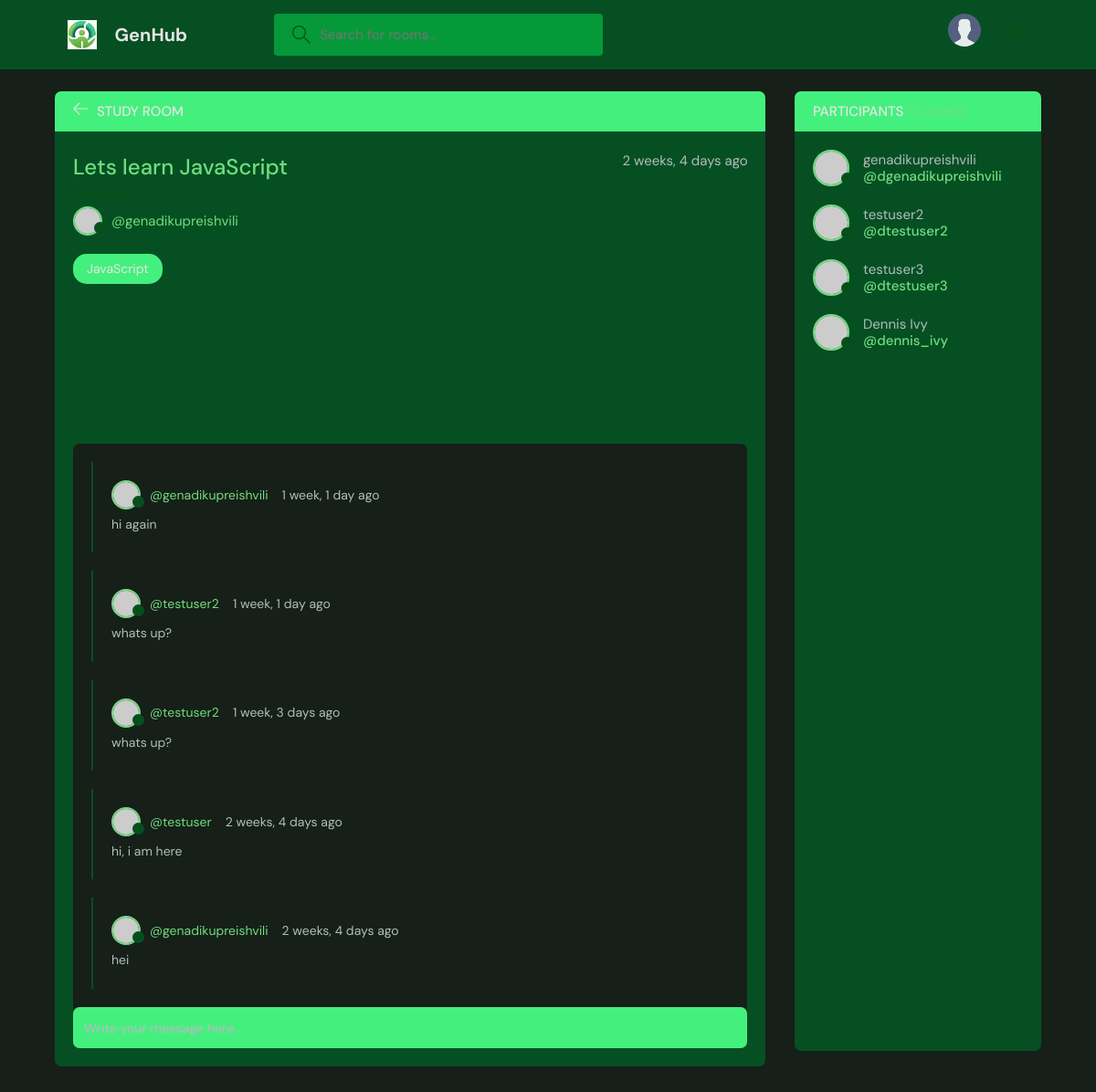
The page /room/1/ on the database as committed earlier.
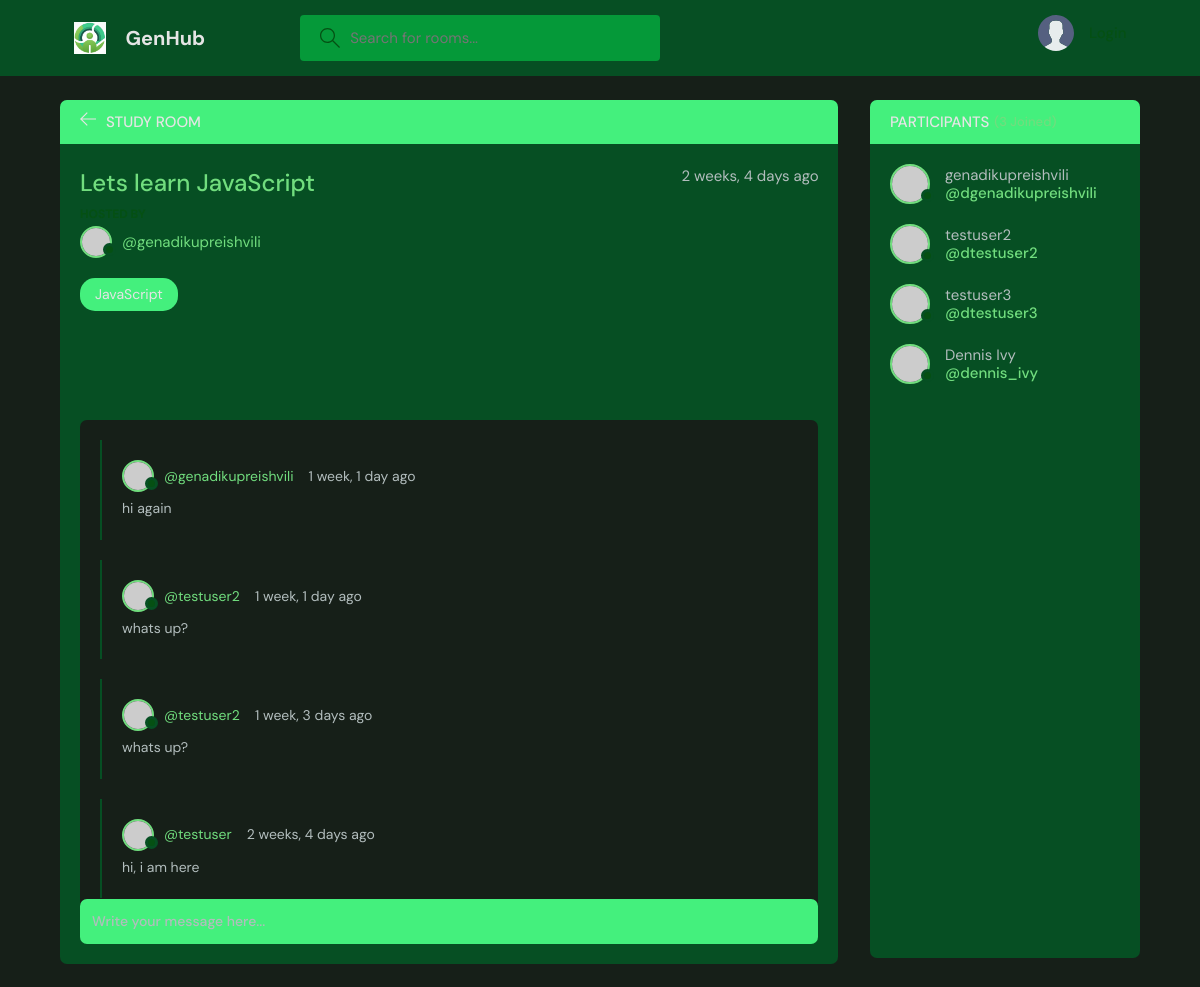
The same page on the database as committed later.
### base/models.py (models this page shows, shortened)
class Message(models.Model):
    user = models.ForeignKey(User, on_delete = models.CASCADE )
    room = models.ForeignKey(Room, on_delete = models.CASCADE )
    body = models.TextField()
    updated = models.DateTimeField(auto_now = True)
    created  = models.DateTimeField(auto_now_add = True)
    class Meta:
        ordering = ['-updated', '-created']

### base/views.py (the view, shortened to what this page needs)
# urls.py: path('room/<str:pk>/', views.room, name = "room"),
def room(request, pk):
    room = Room.objects.get(id = pk)
    room_messages = room.message_set.all()
    participants =  room.participants.all()
    context = {'room':room, "room_messages":room_messages, 'participants':participants,}
    return render(request, "base/room.html", context)

### base/models.py (called while the page is built)
    def __str__(self):
        return self.name

### base/templates/base/room.html (shortened to what this page needs)
{% extends 'main.html' %}
{% block content %}
    <main class="profile-page layout layout--2">
      <div class="container">
        <div class="room">
          <div class="room__top">
            <div class="room__topLeft">
              <a href="{% url 'home' %}">
                <svg version="1.1" xmlns="http://www.w3.org/2000/svg" width="32" height="32" viewBox="0 0 32 32">
                  <title>arrow-left</title>
                  <path
                    d="M13.723 2.286l-13.723 13.714 13.719 13.714 1.616-1.611-10.96-10.96h27.625v-2.286h-27.625l10.965-10.965-1.616-1.607z"
                  ></path>
                </svg>
              </a>
              <h3>Study Room</h3>
            </div>
          </div>
          <div class="room__box scroll">
            <div class="room__header scroll">
              <div class="room__info">
                <h3>{{room.name}} </h3>
                <span>{{room.created|timesince}} ago</span>
              </div>
              <div class="room__hosted">
                <p>Hosted By</p>
                <a href="{% url 'user-profile' room.host.id %}" class="room__author">
                  <div class="avatar avatar--small">
                    <img src="https://randomuser.me/api/portraits/men/37.jpg" />
                  </div>
                  <span>@{{room.host.username}} </span>
                </a>
              </div>
              <span class="room__topics">{{room.topic}}</span>
            </div>
            <div class="room__conversation">
              <div class="threads scroll">
                {% for message in room_messages %}
                <div class="thread">
                  <div class="thread__top">
                    <div class="thread__author">
                      <a href="{% url 'user-profile' message.user.id %}" class="thread__authorInfo">
                        <div class="avatar avatar--small">
                          <img src="https://randomuser.me/api/portraits/men/37.jpg" />
                        </div>
                        <span>@{{message.user.username}}</span>
                      </a>
                      <span class="thread__date">{{message.created|timesince}} ago</span>
                    </div>
                  </div>
                  <div class="thread__details">
                   {{message.body}}
                  </div>
                </div>
                {% endfor %}
              </div>
            </div>
          </div>
          <div class="room__message">
            <form action="#"><input name="" placeholder="Write your message here..." /></form>
          </div>
        </div>
        <div class="participants">
          <h3 class="participants__top">Participants <span>({{participants.count}} Joined)</span></h3>
          <div class="participants__list scroll">
            {% for user in participants %}
            <a href="{% url 'user-profile' user.id %}" class="participant">
              <div class="avatar avatar--medium">
                <img src="https://randomuser.me/api/portraits/men/37.jpg" />
              </div>
              <p>
                {{user.username}}
                <span>@d{{user.username}}</span>
              </p>
            </a>
            {% endfor %}
            <a href="profile.html" class="participant">
              <div class="avatar avatar--medium">
                <img src="https://randomuser.me/api/portraits/men/37.jpg" />
              </div>
              <p>
                Dennis Ivy
                <span>@dennis_ivy</span>
              </p>
            </a>
          </div>
        </div>
      </div>
    </main>
    {% endblock content %}

Rows that differ between the two databases and show on the page:
removed Message: user.username "genadikupreishvili", created "2 weeks, 4 days", body "hei"
